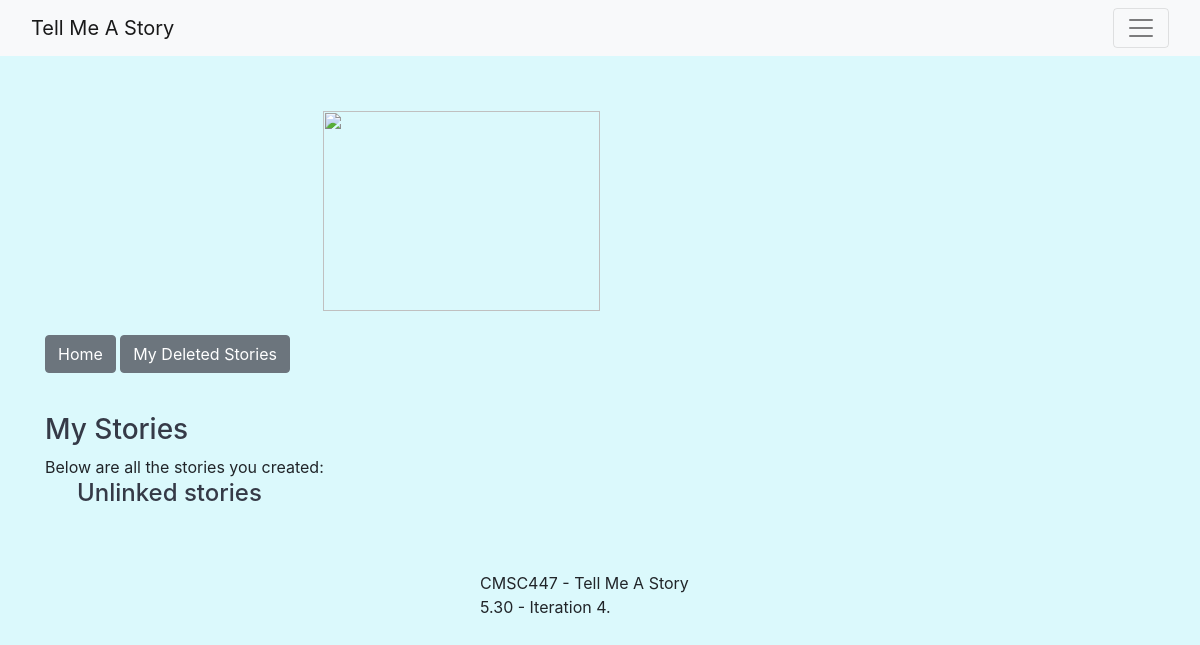
/myStories/ (signed in), run on an earlier commit of the app's database.
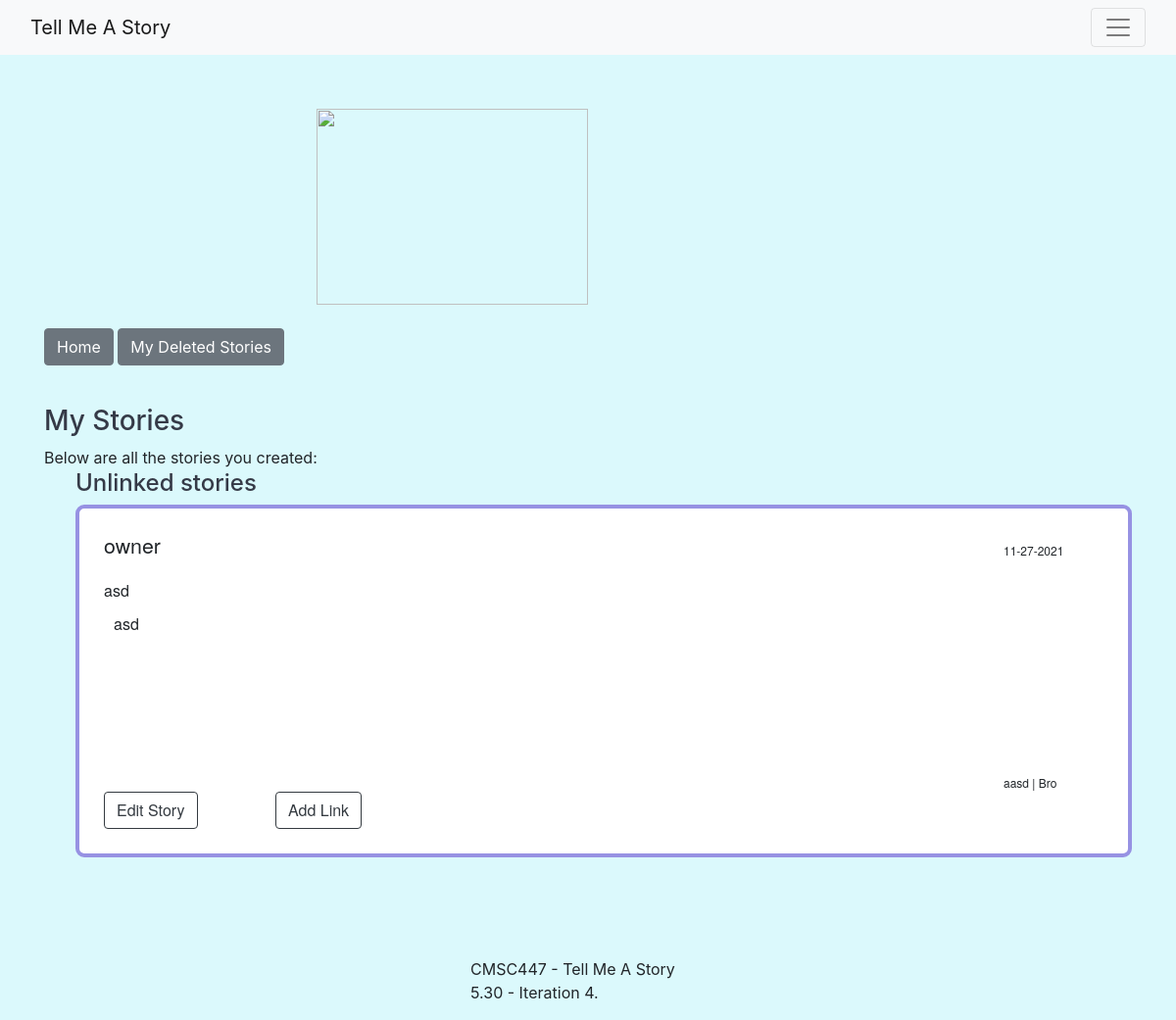
And on a later commit of the database.
### tmasTest/models.py (models this page shows)
class Tmas(models.Model):
    subject = models.TextField()
    date = models.TextField()
    story = models.TextField()
    community = models.TextField()
    user = models.TextField()
    storyID = models.TextField()
    location = models.TextField()
    status = models.TextField()
    links = models.ManyToManyField(storyLink)

### tmasTest/views.py (the view)
# urls.py: path('myStories/', views.myStories, name='myStories'),
def myStories(request):
    stories = Tmas.objects.filter(user=request.user.get_username())
    links = storyLink.objects.none()
    for story in stories:
        links |= story.links.all()
    links = links.distinct
    context = {
        'stories': stories,
        'links': links,
    }
    return render(request, "myStories.html", context=context)

### tmasTest/templates/myStories.html (shortened to what this page needs)
{% extends 'base.html' %}
{% block content %}
    <a href="{% url 'index' %}">
        <button class="btn btn-secondary">Home</button>
    </a>
    <a href="{% url 'myDeleted' %}">
        <button class="btn btn-secondary">My Deleted Stories</button>
    </a>
    <br />
    <br />
    <p>
        <h3 style="color: #353a47;">My Stories</h3>
        Below are all the stories you created:
        <ol>
            <h4 style="color: #353a47;">Unlinked stories</h4>
            {% for story in stories %}
                {% for link in story.links.all %}
                {% empty %}
                    {% if story.user == user.username and story.status == "Active" %}
                        <div class="listStory">
                            <li style="list-style-type: none;">
                                <div class="h5" style="font-size: 16pt; width: 250px">{{ story.user }}</div>
                                <div style="font-size: 9pt;
                                            position: float;
                                            padding-left: 90%;
                                            margin-top: -25px;">{{ story.date }}</div>
                                <div style="margin-top: 20px; margin-bottom: 3px;">{{ story.subject }}</div>
                                <div style="background-color: white;
                                            height: 150px;
                                            border-radius: 7px 7px 7px 7px;">
                                    <div style="margin-top: 5px;
                                                margin-bottom: 50px;
                                                padding-left: 10px;
                                                padding-top: 5px;">{{ story.story }}</div>
                                </div>
                                <div style="font-size: 9pt;
                                            position: float;
                                            padding-left: 90%;
                                            padding-top: 2%;">
                                    {{ story.location }} | {{ story.community }}
                                </div>
                                <div class="row g-2">
                                    <div class="col-md-2">
                                        <a href="{% url 'edit' storyID=story.storyID %}">
                                            <button type="button" class="btn btn-outline-dark">Edit Story</button>
                                        </a>
                                    </div>
                                    <div class="col-md-2">
                                        <a href="{% url 'linkPage' storyID=story.storyID %}">
                                            <button type="button" class="btn btn-outline-dark">Add Link</button>
                                        </a>
                                    </div>
                                </div>
                            </li>
                        </div>
                    {% endif %}
                {% endfor %}
            {% endfor %}
        </ol>
    </p>
    <br />
{% endblock %}

What changed in the data, as far as the page shows it:
added Tmas: user "owner", date "11-27-2021", subject "asd", story "asd", location "aasd", community "Bro"
